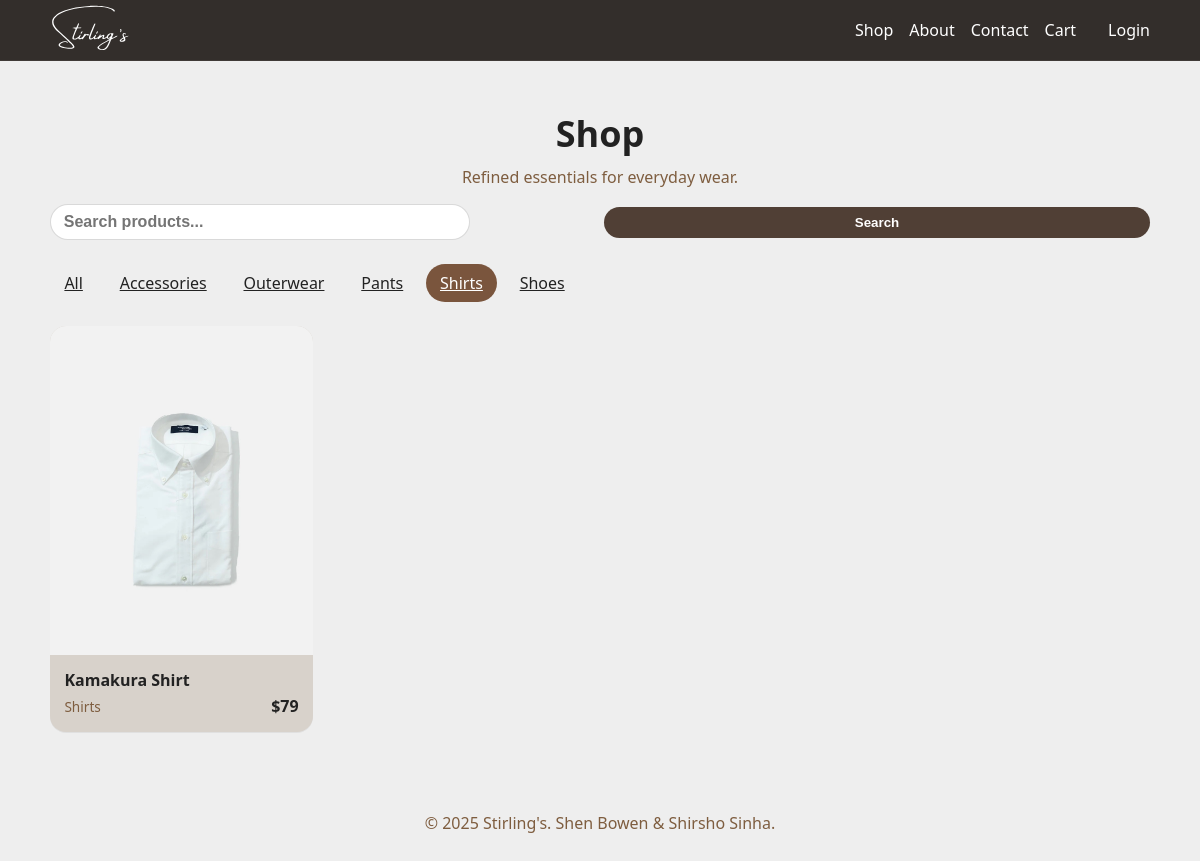
/products.php?cat=shirts, run on the app's committed database.
### tables this page shows
CREATE TABLE categories (
  id INT AUTO_INCREMENT PRIMARY KEY,
  name VARCHAR(100) NOT NULL UNIQUE,
  slug VARCHAR(100) NOT NULL UNIQUE,
  description TEXT,
  is_active TINYINT(1) NOT NULL DEFAULT 1,
  created_at DATETIME NOT NULL DEFAULT CURRENT_TIMESTAMP
);

CREATE TABLE products (
  id INT AUTO_INCREMENT PRIMARY KEY,
  category_id INT NOT NULL,
  name VARCHAR(200) NOT NULL,
  slug VARCHAR(200) NOT NULL UNIQUE,
  description TEXT,
  price DECIMAL(10,2) NOT NULL,
  brand VARCHAR(100),
  material VARCHAR(100),
  image_filename VARCHAR(255),
  is_active TINYINT(1) NOT NULL DEFAULT 1,
  is_featured TINYINT(1) NOT NULL DEFAULT 0,
  created_at DATETIME NOT NULL DEFAULT CURRENT_TIMESTAMP,
  updated_at DATETIME NOT NULL DEFAULT CURRENT_TIMESTAMP ON UPDATE CURRENT_TIMESTAMP,
  FOREIGN KEY (category_id) REFERENCES categories(id),
  INDEX(category_id),
  INDEX(is_active),
  INDEX(is_featured)
);

### products.php (the view, shortened to what this page needs)
<?php
$q = isset($_GET['q']) ? trim($_GET['q']) : '';
$cat = isset($_GET['cat']) ? trim($_GET['cat']) : '';
$categories = [];
$conn = getDBConnection();
$cres = $conn->query("SELECT id, name, slug FROM categories WHERE is_active = 1 ORDER BY name");
if ($cres) {
  while ($row = $cres->fetch_assoc()) { $categories[] = $row; }
}
$params = [];
$types = '';
$where = ['p.is_active = 1'];
if ($cat !== '') {
  $where[] = 'c.slug = ?';
  $params[] = $cat;
  $types .= 's';
}
$sql = 'SELECT p.id, p.name, p.slug, p.price, p.image_filename, c.name AS category_name, c.slug AS category_slug
        FROM products p INNER JOIN categories c ON p.category_id = c.id
        WHERE ' . implode(' AND ', $where) . ' ORDER BY p.created_at DESC';
$stmt = $conn->prepare($sql);
if (!empty($params)) { $stmt->bind_param($types, ...$params); }
$stmt->execute();
$res = $stmt->get_result();
$products = $res ? $res->fetch_all(MYSQLI_ASSOC) : [];
require __DIR__ . '/partials/header.php';
?>
<main id="main">
  <section class="shop-hero container" aria-label="Shop">
    <h1 class="shop-title">Shop</h1>
    <p class="shop-subtitle">Refined essentials for everyday wear.</p>
    <form method="GET" action="products.php" class="form-row" style="margin-top:1rem; gap:.5rem; align-items:center;">
      <input type="search" class="search" name="q" value="<?php echo htmlspecialchars($q); ?>" placeholder="Search products..." style="flex:1; max-width:420px;">
      <button type="submit" class="btn-secondary">Search</button>
    </form>
  </section>
  <nav class="category-filter container" aria-label="Browse by category">
    <ul class="category-filter__list" role="tablist">
      <li role="presentation">
        <a class="category-filter__button<?php echo $cat === '' ? ' is-active' : ''; ?>" role="tab" aria-selected="<?php echo $cat === '' ? 'true' : 'false'; ?>" href="products.php<?php echo $q !== '' ? ('?q=' . urlencode($q)) : ''; ?>">All</a>
      </li>
<?php foreach ($categories as $c): ?>
      <li role="presentation">
        <a
          class="category-filter__button<?php echo $cat === $c['slug'] ? ' is-active' : ''; ?>"
          role="tab"
          aria-selected="<?php echo $cat === $c['slug'] ? 'true' : 'false'; ?>"
          href="products.php?cat=<?php echo urlencode($c['slug']); ?><?php echo $q !== '' ? ('&q=' . urlencode($q)) : ''; ?>"
        ><?php echo htmlspecialchars($c['name']); ?></a>
      </li>
<?php endforeach; ?>
    </ul>
  </nav>
  <section class="products container">
    <?php if (empty($products)): ?>
      <div class="notice" style="margin-top:.5rem;">No products found.</div>
    <?php else: ?>
    <div class="products-grid">
<?php foreach ($products as $p): ?>
      <article class="product-card">
        <a href="product.php?slug=<?php echo urlencode($p['slug']); ?>" class="product-card__link" aria-label="View <?php echo htmlspecialchars($p['name']); ?>">
          <div class="product-card__image" aria-hidden="true" style="<?php echo $p['image_filename'] ? 'background-image:url(' . htmlspecialchars($p['image_filename']) . '); background-size:cover; background-position:center;' : ''; ?>"></div>
          <div class="product-card__body">
            <h3 class="product-card__title"><?php echo htmlspecialchars($p['name']); ?></h3>
            <div class="product-card__meta">
              <span class="product-card__category"><?php echo htmlspecialchars($p['category_name']); ?></span>
              <span class="product-card__price">$<?php echo number_format((float)$p['price']); ?></span>
            </div>
          </div>
        </a>
      </article>
<?php endforeach; ?>
    </div>
    <?php endif; ?>
  </section>
</main>
<?php require __DIR__ . '/partials/footer.php'; ?>

### assets/css/main.css (style rules this page uses)
:root { --bg: #eeeeee; --card: #d8d2cb; --text: #222222; --muted: #7e5d3f; --orange-bright: #FA6000; --orange-light: #FFAB40; --orange-dark: #CF6523; --brown-1: #7A553D; --brown-2: #503F35; --brown-3: #332E2B; --nav-hover: var(--brown-3); }
body { margin: 0; font-family: system-ui, -apple-system, Segoe UI, Roboto, sans-serif; background: var(--bg); color: var(--text); align-items: center; justify-content: center; }
.container { width: min(1100px, 92vw); margin: 0 auto; }
.btn-secondary { display: inline-block; padding: .5rem .8rem; background: var(--brown-2); color: #ffffff; text-decoration: none; border-radius: 999px; font-weight: 600; border: none; cursor: pointer; transition: background-color .2s ease; }
.shop-hero { padding: 3rem 1rem 1rem; text-align: center; }
.shop-title { margin: 0; font-size: clamp(1.75rem, 3vw, 2.25rem); }
.shop-subtitle { margin: .5rem 0 0; color: var(--muted); }
.search { padding: .5rem .8rem; border-radius: 999px; border: 1px solid rgba(0,0,0,.15); background: #fff; color: var(--text); font-size: 1rem; font-weight: 600; transition: border-color .2s ease, box-shadow .2s ease; box-shadow: 0 0 0 2px transparent; outline: none; }
.category-filter { padding: 1rem; }
.category-filter__list { list-style: none; display: flex; flex-wrap: wrap; gap: .5rem; margin: 0; padding: 0; }
.category-filter__button { appearance: none; border: none; background: transparent; color: var(--text); padding: .5rem .9rem; border-radius: 999px; cursor: pointer; transition: background-color .2s ease, color .2s ease, border-color .2s ease; }
.category-filter__button.is-active { background: var(--brown-1); color: #ffffff; border-color: transparent; }
.products { padding: 1rem; }
.products-grid { display: grid; gap: 1rem; grid-template-columns: repeat(4, minmax(0, 1fr)); }
.product-card { background: var(--card); border-radius: 1rem; overflow: hidden; box-shadow: 0 1px 0 rgba(0,0,0,.06); transition: transform .18s ease, box-shadow .18s ease; }
.product-card__link { display: block; color: inherit; text-decoration: none; }
.product-card__image { aspect-ratio: 4 / 5; background: linear-gradient(135deg, rgba(255,255,255,.06), rgba(0,0,0,.08)); }
.product-card__body { padding: .9rem; }
.product-card__title { margin: 0 0 .25rem 0; font-size: 1rem; }
.product-card__meta { display: flex; justify-content: space-between; align-items: center; gap: .5rem; color: var(--text); }
.product-card__category { font-size: .85rem; color: var(--muted); }
.product-card__price { font-weight: 600; }
.form-row { display: grid; grid-template-columns: 1fr 1fr; gap: 1rem; }
:root { --success: #28a745; --error: #dc3545; }

### data on the page
categories: name "Accessories"
categories: name "Outerwear"
categories: name "Pants"
categories: name "Shirts"
categories: name "Shoes"
products: image_filename (picture), name "Kamakura Shirt", category.name "Shirts", price "79"
